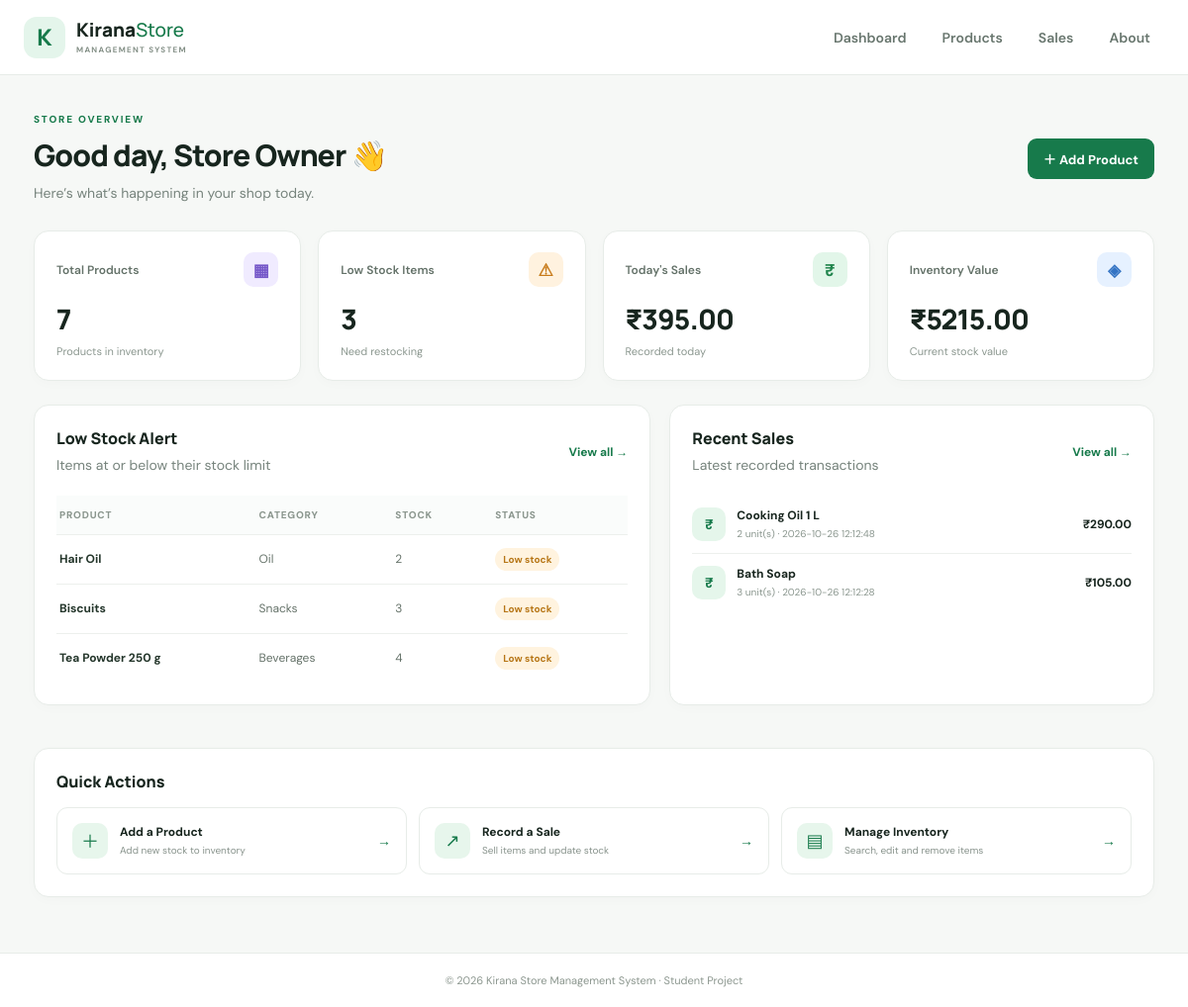
The page / on the database its author committed.
### tables this page shows
CREATE TABLE products (
            id INTEGER PRIMARY KEY AUTOINCREMENT,
            name TEXT NOT NULL,
            category TEXT NOT NULL DEFAULT 'General',
            price REAL NOT NULL CHECK(price >= 0),
            quantity INTEGER NOT NULL DEFAULT 0 CHECK(quantity >= 0),
            low_stock_limit INTEGER NOT NULL DEFAULT 5 CHECK(low_stock_limit >= 0),
            updated_at TEXT NOT NULL DEFAULT CURRENT_TIMESTAMP
        );

CREATE TABLE sales (
            id INTEGER PRIMARY KEY AUTOINCREMENT,
            product_id INTEGER,
            product_name TEXT NOT NULL,
            quantity INTEGER NOT NULL,
            unit_price REAL NOT NULL,
            total REAL NOT NULL,
            sold_at TEXT NOT NULL DEFAULT CURRENT_TIMESTAMP,
            FOREIGN KEY(product_id) REFERENCES products(id) ON DELETE SET NULL
        );

### app.py (the view)
@app.route("/")
def dashboard():
    with db() as conn:
        product_count = conn.execute("SELECT COUNT(*) FROM products").fetchone()[0]
        low_stock = conn.execute("SELECT COUNT(*) FROM products WHERE quantity <= low_stock_limit").fetchone()[0]
        inventory_value = conn.execute("SELECT COALESCE(SUM(price * quantity), 0) FROM products").fetchone()[0]
        today_sales = conn.execute("SELECT COALESCE(SUM(total), 0) FROM sales WHERE date(sold_at)=date('now','localtime')").fetchone()[0]
        recent_sales = conn.execute("SELECT * FROM sales ORDER BY id DESC LIMIT 6").fetchall()
        low_products = conn.execute("SELECT * FROM products WHERE quantity <= low_stock_limit ORDER BY quantity ASC LIMIT 6").fetchall()
    return render_template("dashboard.html", product_count=product_count, low_stock=low_stock,
                           inventory_value=inventory_value, today_sales=today_sales,
                           recent_sales=recent_sales, low_products=low_products)

### app.py (called while the page is built)
def db():
    conn = sqlite3.connect(DB_PATH)
    conn.row_factory = sqlite3.Row
    conn.execute("PRAGMA foreign_keys = ON")
    return conn

### templates/dashboard.html (shortened to what this page needs)
{% extends "base.html" %}
{% block content %}
<div class="page-heading">
 <div><p class="eyebrow">STORE OVERVIEW</p><h1>Good day, Store Owner 👋</h1><p class="muted">Here’s what’s happening in your shop today.</p></div>
 <a class="btn primary" href="{{ url_for('add_product') }}">＋ Add Product</a>
</div>
<section class="stats">
 <article class="stat"><div class="stat-top"><span>Total Products</span><span class="stat-icon purple">▦</span></div><strong>{{ product_count }}</strong><small>Products in inventory</small></article>
 <article class="stat"><div class="stat-top"><span>Low Stock Items</span><span class="stat-icon orange">⚠</span></div><strong>{{ low_stock }}</strong><small>Need restocking</small></article>
 <article class="stat"><div class="stat-top"><span>Today's Sales</span><span class="stat-icon green">₹</span></div><strong>₹{{ "%.2f"|format(today_sales) }}</strong><small>Recorded today</small></article>
 <article class="stat"><div class="stat-top"><span>Inventory Value</span><span class="stat-icon blue">◈</span></div><strong>₹{{ "%.2f"|format(inventory_value) }}</strong><small>Current stock value</small></article>
</section>
<div class="two-col">
 <section class="panel">
  <div class="panel-heading"><div><h2>Low Stock Alert</h2><p class="muted">Items at or below their stock limit</p></div><a href="{{ url_for('products') }}">View all →</a></div>
  {% if low_products %}<div class="table-wrap"><table><thead><tr><th>Product</th><th>Category</th><th>Stock</th><th>Status</th></tr></thead><tbody>
  {% for p in low_products %}<tr><td class="product-name">{{ p.name }}</td><td>{{ p.category }}</td><td>{{ p.quantity }}</td><td><span class="pill warning">Low stock</span></td></tr>{% endfor %}
  </tbody></table></div>{% else %}<div class="empty">All products are sufficiently stocked. 🎉</div>{% endif %}
 </section>
 <section class="panel">
  <div class="panel-heading"><div><h2>Recent Sales</h2><p class="muted">Latest recorded transactions</p></div><a href="{{ url_for('sales') }}">View all →</a></div>
  {% if recent_sales %}<div class="sales-list">{% for s in recent_sales %}
   <div class="sale-row"><div class="sale-avatar">₹</div><div class="sale-info"><strong>{{ s.product_name }}</strong><small>{{ s.quantity }} unit(s) · {{ s.sold_at }}</small></div><b>₹{{ "%.2f"|format(s.total) }}</b></div>
  {% endfor %}</div>{% else %}<div class="empty">No sales recorded yet. Record your first sale.</div>{% endif %}
 </section>
</div>
<section class="quick-actions"><h2>Quick Actions</h2><div class="action-grid">
<a href="{{ url_for('add_product') }}"><span>＋</span><div><b>Add a Product</b><small>Add new stock to inventory</small></div><i>→</i></a>
<a href="{{ url_for('sales') }}"><span>↗</span><div><b>Record a Sale</b><small>Sell items and update stock</small></div><i>→</i></a>
<a href="{{ url_for('products') }}"><span>▤</span><div><b>Manage Inventory</b><small>Search, edit and remove items</small></div><i>→</i></a>
</div></section>
{% endblock %}

### static/style.css (style rules this page uses)
:root { --ink:#17251e;--muted:#77847d;--green:#177a4b;--green-dark:#11633c;--line:#e7ece8;--bg:#f6f8f6;--white:#fff }
* { box-sizing:border-box }
body { margin:0;background:var(--bg);color:var(--ink);font-family:'DM Sans',sans-serif;font-size:14px }
.page-heading { display:flex;justify-content:space-between;align-items:center;gap:20px;margin-bottom:27px }
.eyebrow { font-size:10px;letter-spacing:1.8px;font-weight:800;color:var(--green);margin:0 0 9px }
.page-heading h1 { font:800 30px Manrope,sans-serif;letter-spacing:-.9px;margin:0 0 7px }
.muted { color:var(--muted);margin:0;line-height:1.6 }
.btn { display:inline-flex;align-items:center;justify-content:center;gap:6px;border:0;border-radius:9px;padding:11px 16px;text-decoration:none;font:700 13px 'DM Sans',sans-serif;cursor:pointer;white-space:nowrap }
.primary { background:var(--green);color:#fff }
.stats { display:grid;grid-template-columns:repeat(4,1fr);gap:17px;margin-bottom:24px }
.stat,.panel,.quick-actions { background:#fff;border:1px solid var(--line);border-radius:15px;box-shadow:0 3px 12px #24382b05 }
.stat { padding:21px 22px }
.stat-top { display:flex;justify-content:space-between;align-items:center;color:#647269;font-weight:600;font-size:12px }
.stat-icon { display:grid;place-items:center;width:35px;height:35px;border-radius:10px;font-size:17px;font-weight:800 }
.purple { background:#f0ebff;color:#7456c8 }
.orange { background:#fff2df;color:#c77a19 }
.green { background:#e2f6e9;color:#20844c }
.blue { background:#e6f1ff;color:#3474c4 }
.stat strong { display:block;font:800 28px Manrope,sans-serif;letter-spacing:-.7px;margin:13px 0 4px }
.stat small { color:#8b978f;font-size:11px }
.two-col { display:grid;grid-template-columns:1.12fr .88fr;gap:19px;margin-bottom:23px }
.panel { padding:22px;margin-bottom:20px;min-width:0 }
.panel-heading { display:flex;justify-content:space-between;align-items:center;gap:14px;margin-bottom:19px }
.panel h2,.quick-actions h2 { font:800 16px Manrope,sans-serif;margin:0 0 5px }
.panel-heading a { color:var(--green);font-size:12px;font-weight:700;text-decoration:none;white-space:nowrap }
.table-wrap { width:100%;overflow-x:auto }
table { width:100%;border-collapse:collapse;text-align:left;white-space:nowrap }
th { color:#8b968e;font-size:10px;text-transform:uppercase;letter-spacing:.8px;font-weight:800;background:#fafcfb }
th,td { padding:13px 12px;border-bottom:1px solid #edf0ed }
th:first-child,td:first-child { padding-left:3px }
td { font-size:12px;color:#657269 }
tbody tr:last-child td { border-bottom:0 }
.product-name { color:#24362b;font-weight:700 }
.pill { display:inline-flex;padding:5px 8px;border-radius:20px;font-size:10px;font-weight:700 }
.warning { background:#fff3df;color:#b77616 }
.sales-list { display:flex;flex-direction:column }
.sale-row { display:flex;align-items:center;gap:11px;padding:12px 0;border-bottom:1px solid #edf0ed }
.sale-row:last-child { border-bottom:0 }
.sale-avatar { display:grid;place-items:center;width:34px;height:34px;border-radius:10px;background:#e5f6eb;color:var(--green);font-weight:800 }
.sale-info { flex:1;min-width:0 }
.sale-info strong,.sale-info small { display:block }
.sale-info strong { font-size:12px }
.sale-info small { font-size:10px;color:#8a968e;margin-top:4px;overflow:hidden;text-overflow:ellipsis }
.sale-row>b { font-size:12px }
.quick-actions { padding:22px }
.quick-actions h2 { margin-bottom:15px }
.action-grid { display:grid;grid-template-columns:repeat(3,1fr);gap:12px }
.action-grid>a { display:flex;align-items:center;gap:12px;padding:15px;border:1px solid var(--line);border-radius:11px;text-decoration:none;color:var(--ink) }
.action-grid>a>span { display:grid;place-items:center;flex-shrink:0;width:36px;height:36px;background:#e7f6ec;border-radius:10px;color:var(--green);font-size:18px }
.action-grid b,.action-grid small { display:block }
.action-grid b { font-size:12px }
.action-grid small { font-size:10px;color:#89948d;margin-top:4px }
.action-grid i { font-style:normal;margin-left:auto;color:var(--green) }

### rows shown on the page
products: name "Hair Oil", category "Oil", quantity "2"
products: name "Biscuits", category "Snacks", quantity "3"
products: name "Tea Powder 250 g", category "Beverages", quantity "4"
sales: product_name "Cooking Oil 1 L", quantity "2", sold_at "2026-10-26 12:12:48", total "290.00"
sales: product_name "Bath Soap", quantity "3", sold_at "2026-10-26 12:12:28", total "105.00"

### other values the page prints
{{ product_count }} "7"
{{ low_stock }} "3"
{{ "%.2f"|format(today_sales) }} "395.00"
{{ "%.2f"|format(inventory_value) }} "5215.00"
